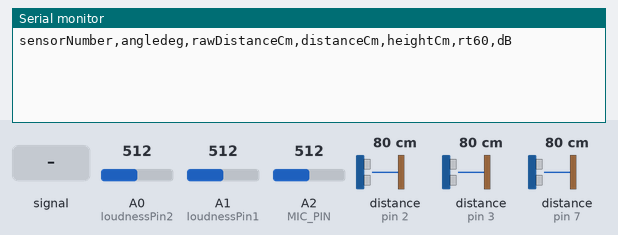
Bench run of a sketch on a simulated Arduino Uno, built with avr-gcc and run on an emulated ATmega328P. Shown: the last lines printed to the serial monitor. The test bench sets the inputs (shaded band); at power-on: distance to the obstacle (sensors on pin 2, pin 3, pin 7) 80 cm, A0 (loudnessPin2) = 512, A1 (loudnessPin1) = 512, A2 (MIC_PIN) = 512.

Above: at 1.2 s.
1.3 s: distance to the obstacle (sensor on pin 2) set to 60 cm
At 3.7 s:
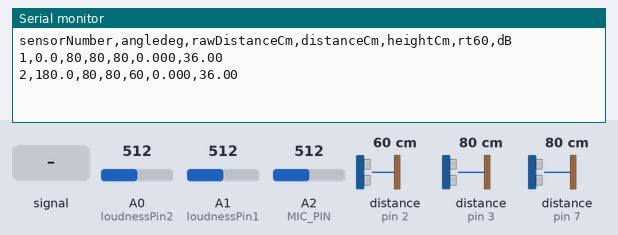
4.1 s: A2 (MIC_PIN) fed a 200 Hz sine of ±81 counts around its level
At 4.9 s:
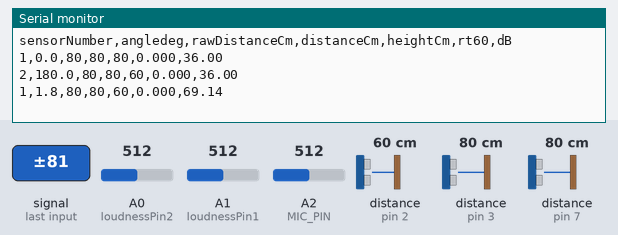
5.6 s: A0 (loudnessPin2) set to 610
At 6.8 s:
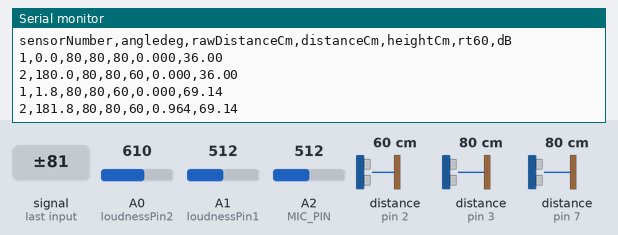
7.1 s: distance to the obstacle (sensor on pin 3) set to 2 cm
8.6 s: distance to the obstacle (sensor on pin 7) set to 2 cm
10.1 s: A1 (loudnessPin1) set to 610
At 11.4 s:
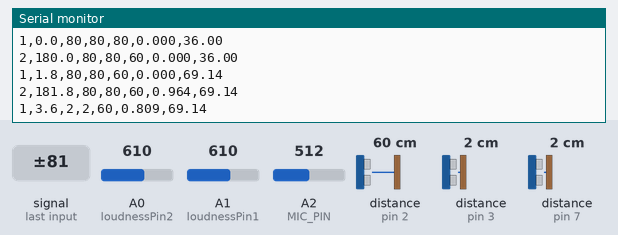
Timing chart, 0 to 12.6 s (numbered marks = the images above; inputs shaded):
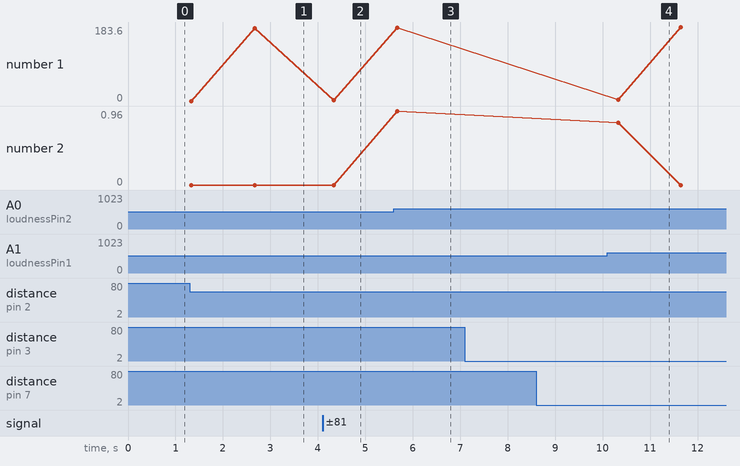

The sketch:

Fmain.ino
```cpp
#include "Ultrasonic.h"
#include <math.h>

// ---------- PIN / SENSOR MAPPING ----------
// D2 - height ultrasonic
// D3 - distance ultrasonic 1
// D7 - distance ultrasonic 2
//
// A0 - loudness sensor 2
// A1 - loudness sensor 1
// A2 - MIC pin

// ---------- SENSOR DEFINITIONS ----------
int loudnessPin1 = A1;            // loudness sensor 1
Ultrasonic ultrasonic1(3);        // distance ultrasonic 1 on D3

int loudnessPin2 = A0;            // loudness sensor 2
Ultrasonic ultrasonic2(7);        // distance ultrasonic 2 on D7

Ultrasonic ceilingUltrasonic(2);  // height ultrasonic on D2

#define MIC_PIN A2

// ---------- ANGLE SWEEP SETTINGS ----------
const int   TOTAL_STOPS = 100;                          // 100 stops -> 200 rows
const float STEP_DEG    = 180.0f / (float)TOTAL_STOPS;  // 1.8 deg
int  stopIndex = 0;
bool finished  = false;

// ---------- TARGET TOTAL TIME (LOCKED) ----------
const unsigned long TARGET_TOTAL_MS = 300000UL; // 5 minutes

// ---------- ULTRASONIC OPTIMIZATION ----------
#define US_SETTLE_MS 25
#define US_SAMPLES   3
#define US_MAX_CM    600

// ---------- CALIBRATION ----------
// Set to 0 so Arduino sends the raw ultrasonic distance without subtracting 8 cm
#define UTV_OFFSET_CM 0
#define CEILING_OFFSET_CM 100
#define APPLY_CEILING_OFFSET 0

// ---------- FIXED INTERNAL STOP TIMELINE ----------
#define AUDIO_SETTLE_MS 120

// ---------- AUDIO WINDOWS ----------
// Keep this at 1000 so rt60 stays in 0.000 to 1.000 seconds
#define RT60_WINDOW_MS 1000
#define DB_RMS_SAMPLES 320

// ---------- MIC SETTINGS ----------
#define MIC_CENTER      512
#define MIC_SOFT_GAIN   4.5f
#define MIC_NOISE_FLOOR 2.0f

// ---------- PEAK SENSITIVITY ----------
// Higher = less sensitive to tiny noise changes
#define PEAK_MARGIN 1 //5 default, 8 is safer for noisy environments

// ---------- SETUP ----------
void setup() {
  Serial.begin(115200);
  Serial.println("sensorNumber,angledeg,rawDistanceCm,distanceCm,heightCm,rt60,dB");
}

// ---------- SMALL HELPERS ----------
static void sortInt(int *a, int n) {
  for (int i = 0; i < n - 1; i++) {
    for (int j = i + 1; j < n; j++) {
      if (a[j] < a[i]) {
        int t = a[i];
        a[i] = a[j];
        a[j] = t;
      }
    }
  }
}

static long clampCm(long cm) {
  if (cm < 0) return 0;
  if (cm > US_MAX_CM) return US_MAX_CM;
  return cm;
}

// ---------- ULTRASONIC MEDIAN ----------
long readUltrasonicMedianRawCm(Ultrasonic& u) {
  int vals[US_SAMPLES];

  for (int i = 0; i < US_SAMPLES; i++) {
    long cm = (long)u.MeasureInCentimeters();
    vals[i] = (int)clampCm(cm);
    delay(US_SETTLE_MS);
  }

  sortInt(vals, US_SAMPLES);
  return (long)vals[US_SAMPLES / 2];
}

// ---------- RT60 (RAW PEAK TIME, LESS SENSITIVE) ----------
float estimateRT60_peakTimeSeconds(int loudnessPin) {
  unsigned long startTime = millis();
  int peakVal = -1;
  unsigned long peakTimeMs = 0;

  while ((millis() - startTime) < RT60_WINDOW_MS) {
    int raw = analogRead(loudnessPin);
    unsigned long elapsed = millis() - startTime;

    if (raw > peakVal + PEAK_MARGIN) {
      peakVal = raw;
      peakTimeMs = elapsed;
    }
  }

  return peakTimeMs / 1000.0f;
}

// ---------- dB (PEAK-TO-PEAK + SOFTER CALIBRATION) ----------
float measureDB_rms() {
  int minVal = 1023;
  int maxVal = 0;

  for (int i = 0; i < DB_RMS_SAMPLES; i++) {
    int raw = analogRead(MIC_PIN);

    if (raw < minVal) minVal = raw;
    if (raw > maxVal) maxVal = raw;
  }

  float peakToPeak = (float)(maxVal - minVal);

  if (peakToPeak < 1.0f) peakToPeak = 1.0f;

  // relative level from raw mic swing
  float dBOut = 20.0f * log10(peakToPeak);

  // tuned so typical room readings stay closer to 50-70 dB
  float calibratedDB = 0.75f * dBOut + 36.0f;

  return calibratedDB;
}

// ---------- SINGLE SENSOR REPORT ----------
void measureAndReport(Ultrasonic& distanceSensor, Ultrasonic& heightSensor,
                      int loudnessPin, int sensorNumber, float angleDeg) {

  // 1) Ultrasonic FIRST
  long rawDistanceCm = readUltrasonicMedianRawCm(distanceSensor);
  long rawHeightCm   = readUltrasonicMedianRawCm(heightSensor);

  long distanceCm = clampCm(rawDistanceCm + (long)UTV_OFFSET_CM);

  long heightCm = rawHeightCm;
#if APPLY_CEILING_OFFSET
  heightCm = clampCm(rawHeightCm + (long)CEILING_OFFSET_CM);
#endif

  // 2) Fixed settle BEFORE audio
  delay(AUDIO_SETTLE_MS);

  // 3) Audio features
  float rt60Out = estimateRT60_peakTimeSeconds(loudnessPin);
  float dBOut   = measureDB_rms();

  // 4) Output CSV
  Serial.print(sensorNumber);     Serial.print(",");
  Serial.print(angleDeg, 1);      Serial.print(",");
  Serial.print(rawDistanceCm);    Serial.print(",");
  Serial.print(distanceCm);       Serial.print(",");
  Serial.print(heightCm);         Serial.print(",");
  Serial.print(rt60Out, 3);       Serial.print(",");
  Serial.println(dBOut, 2);
}

// ---------- LOOP (LOCKED TO 5 MIN TOTAL) ----------
void loop() {
  if (finished) return;

  static unsigned long scanStartMs = 0;
  if (scanStartMs == 0) scanStartMs = millis();

  float baseAngle = stopIndex * STEP_DEG;

  // One stop = two rows (sensor 1 then sensor 2)
  measureAndReport(ultrasonic1, ceilingUltrasonic, loudnessPin1, 1, baseAngle);
  measureAndReport(ultrasonic2, ceilingUltrasonic, loudnessPin2, 2, baseAngle + 180.0f);

  stopIndex++;
  if (stopIndex >= TOTAL_STOPS) {
    finished = true;
    Serial.println("SCAN_COMPLETE");
    return;
  }

  // Enforce progress along a 5-minute timeline
  unsigned long targetElapsed =
    (unsigned long)(((unsigned long)stopIndex * TARGET_TOTAL_MS) / (unsigned long)TOTAL_STOPS);

  while ((millis() - scanStartMs) < targetElapsed) {
    delay(5);
  }
}
```

Measured:
- after the input at 1.3 s, the serial monitor: prints a new line after 1.4 s (image 1)
- after the input at 4.1 s, the serial monitor: prints a new line after 0.24 s (image 2)
- after the input at 5.6 s, the serial monitor: prints a new line after 0.07 s (image 3)
- after the input at 10.1 s, the serial monitor: prints a new line after 0.22 s (image 4)
- plotted number 2: 0 → 0.96 after the input at 5.6 s
